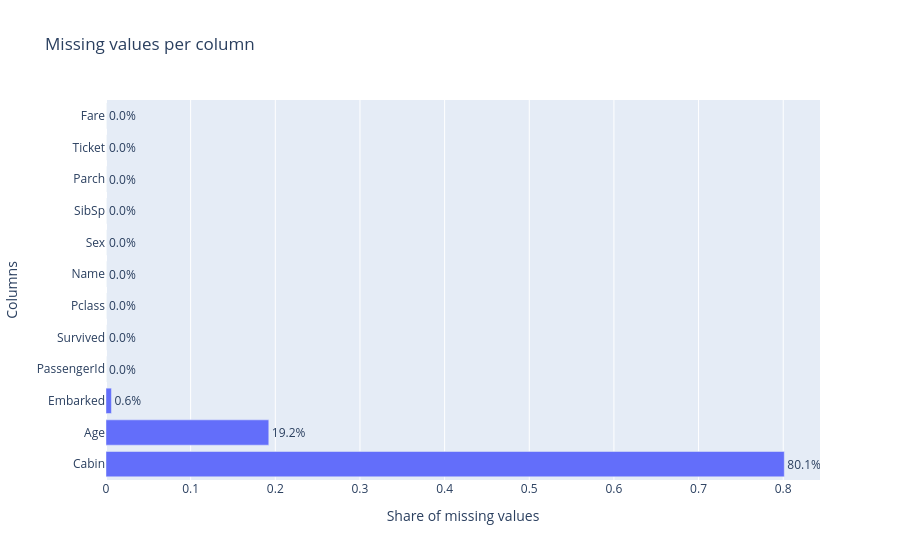

Source (notebook cell):
### Markdown cell above
### 4.2 Missing values per column

### Code cell
ps.missingval_plot(df_titanic, normalize=True)

### Figure 1 — Plotly figure (JSON) as saved in the notebook; plotly's stock layout.template omitted (floating-point values rounded to 4 significant figures)
{"data": [{"orientation": "h", "text": ["80.1%", "19.2%", "0.6%", "0.0%", "0.0%", "0.0%", "0.0%", "0.0%", "0.0%", "0.0%", "0.0%", "0.0%"], "textposition": "outside", "type": "bar", "x": [0.8013, 0.1923, 0.00641, 0, 0, 0, 0, 0, 0, 0, 0, 0], "y": ["Cabin", "Age", "Embarked", "PassengerId", "Survived", "Pclass", "Name", "Sex", "SibSp", "Parch", "Ticket", "Fare"]}], "layout": {"title": {"text": "Missing values per column"}, "xaxis": {"title": {"text": "Share of missing values"}}, "yaxis": {"title": {"text": "Columns"}}}}
